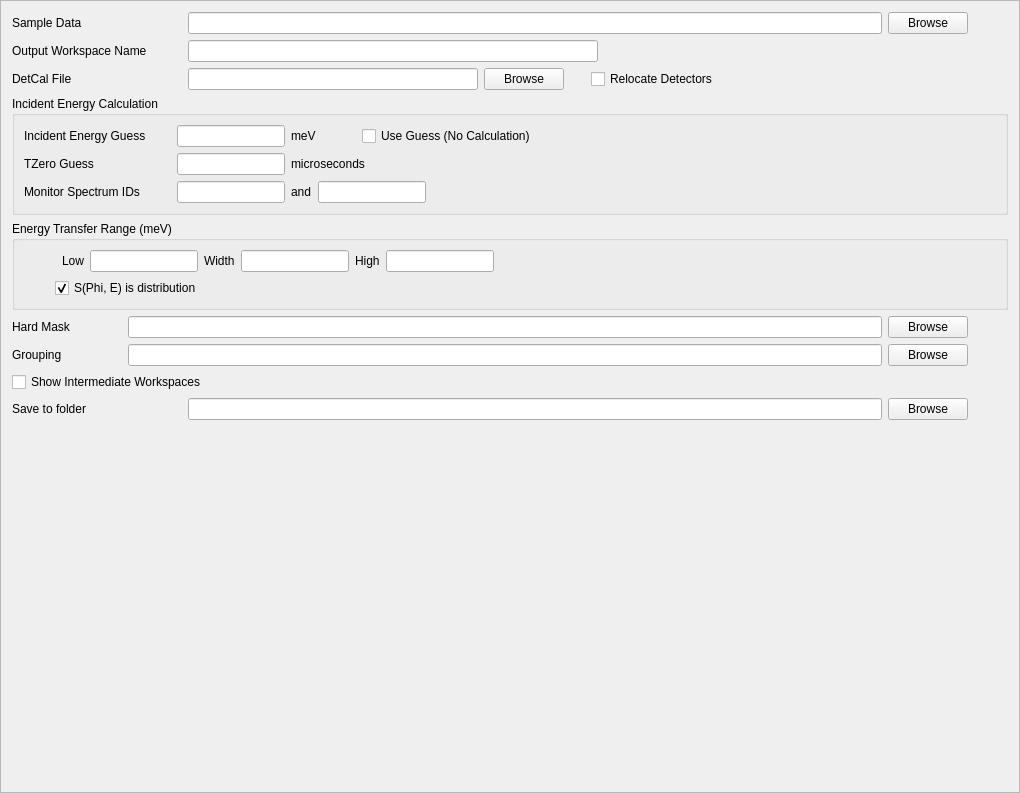
<?xml version="1.0" encoding="UTF-8"?>
<ui version="4.0">
 <class>Frame</class>
 <widget class="QFrame" name="Frame">
  <property name="geometry">
   <rect>
    <x>0</x>
    <y>0</y>
    <width>1020</width>
    <height>793</height>
   </rect>
  </property>
  <property name="windowTitle">
   <string>Frame</string>
  </property>
  <property name="frameShape">
   <enum>QFrame::StyledPanel</enum>
  </property>
  <property name="frameShadow">
   <enum>QFrame::Raised</enum>
  </property>
  <layout class="QVBoxLayout" name="verticalLayout_3">
   <item>
    <layout class="QHBoxLayout" name="horizontalLayout">
     <item>
      <widget class="QLabel" name="sample_label">
       <property name="minimumSize">
        <size>
         <width>170</width>
         <height>0</height>
        </size>
       </property>
       <property name="text">
        <string>Sample Data</string>
       </property>
      </widget>
     </item>
     <item>
      <widget class="QLineEdit" name="sample_edit">
       <property name="toolTip">
        <string>Data runs to be processed</string>
       </property>
       <property name="statusTip">
        <string>Dtata runs to be processed</string>
       </property>
      </widget>
     </item>
     <item>
      <widget class="QPushButton" name="sample_browse">
       <property name="text">
        <string>Browse</string>
       </property>
      </widget>
     </item>
     <item>
      <spacer name="horizontalSpacer">
       <property name="orientation">
        <enum>Qt::Horizontal</enum>
       </property>
       <property name="sizeType">
        <enum>QSizePolicy::Fixed</enum>
       </property>
       <property name="sizeHint" stdset="0">
        <size>
         <width>40</width>
         <height>20</height>
        </size>
       </property>
      </spacer>
     </item>
    </layout>
   </item>
   <item>
    <layout class="QHBoxLayout" name="horizontalLayout_9">
     <item>
      <widget class="QLabel" name="output_ws_label">
       <property name="minimumSize">
        <size>
         <width>170</width>
         <height>0</height>
        </size>
       </property>
       <property name="text">
        <string>Output Workspace Name</string>
       </property>
      </widget>
     </item>
     <item>
      <widget class="QLineEdit" name="output_ws_edit"/>
     </item>
     <item>
      <spacer name="horizontalSpacer_10">
       <property name="orientation">
        <enum>Qt::Horizontal</enum>
       </property>
       <property name="sizeHint" stdset="0">
        <size>
         <width>40</width>
         <height>20</height>
        </size>
       </property>
      </spacer>
     </item>
    </layout>
   </item>
   <item>
    <layout class="QHBoxLayout" name="horizontalLayout_8">
     <item>
      <widget class="QLabel" name="detcal_label">
       <property name="minimumSize">
        <size>
         <width>170</width>
         <height>0</height>
        </size>
       </property>
       <property name="text">
        <string>DetCal File</string>
       </property>
      </widget>
     </item>
     <item>
      <widget class="QLineEdit" name="detcal_edit"/>
     </item>
     <item>
      <widget class="QPushButton" name="detcal_browse">
       <property name="text">
        <string>Browse</string>
       </property>
      </widget>
     </item>
     <item>
      <widget class="QLabel" name="label_3">
       <property name="minimumSize">
        <size>
         <width>15</width>
         <height>0</height>
        </size>
       </property>
       <property name="text">
        <string/>
       </property>
      </widget>
     </item>
     <item>
      <widget class="QCheckBox" name="relocate_dets_cb">
       <property name="text">
        <string>Relocate Detectors</string>
       </property>
      </widget>
     </item>
     <item>
      <spacer name="horizontalSpacer_11">
       <property name="orientation">
        <enum>Qt::Horizontal</enum>
       </property>
       <property name="sizeHint" stdset="0">
        <size>
         <width>40</width>
         <height>20</height>
        </size>
       </property>
      </spacer>
     </item>
    </layout>
   </item>
   <item>
    <widget class="QGroupBox" name="inc_energy_gb">
     <property name="title">
      <string>Incident Energy Calculation</string>
     </property>
     <layout class="QVBoxLayout" name="verticalLayout_2">
      <item>
       <layout class="QHBoxLayout" name="horizontalLayout_10">
        <item>
         <widget class="QLabel" name="ei_guess_label">
          <property name="minimumSize">
           <size>
            <width>147</width>
            <height>0</height>
           </size>
          </property>
          <property name="text">
           <string>Incident Energy Guess</string>
          </property>
         </widget>
        </item>
        <item>
         <widget class="QLineEdit" name="ei_guess_edit">
          <property name="sizePolicy">
           <sizepolicy hsizetype="Fixed" vsizetype="Fixed">
            <horstretch>0</horstretch>
            <verstretch>0</verstretch>
           </sizepolicy>
          </property>
         </widget>
        </item>
        <item>
         <widget class="QLabel" name="ei_units_label">
          <property name="text">
           <string>meV</string>
          </property>
         </widget>
        </item>
        <item>
         <spacer name="horizontalSpacer_2">
          <property name="orientation">
           <enum>Qt::Horizontal</enum>
          </property>
          <property name="sizeType">
           <enum>QSizePolicy::Fixed</enum>
          </property>
          <property name="sizeHint" stdset="0">
           <size>
            <width>40</width>
            <height>20</height>
           </size>
          </property>
         </spacer>
        </item>
        <item>
         <widget class="QCheckBox" name="use_ei_guess_chkbox">
          <property name="text">
           <string>Use Guess (No Calculation)</string>
          </property>
         </widget>
        </item>
        <item>
         <spacer name="horizontalSpacer_3">
          <property name="orientation">
           <enum>Qt::Horizontal</enum>
          </property>
          <property name="sizeHint" stdset="0">
           <size>
            <width>40</width>
            <height>20</height>
           </size>
          </property>
         </spacer>
        </item>
       </layout>
      </item>
      <item>
       <layout class="QHBoxLayout" name="horizontalLayout_2">
        <item>
         <widget class="QLabel" name="tzero_guess_label">
          <property name="sizePolicy">
           <sizepolicy hsizetype="Preferred" vsizetype="Preferred">
            <horstretch>0</horstretch>
            <verstretch>0</verstretch>
           </sizepolicy>
          </property>
          <property name="minimumSize">
           <size>
            <width>147</width>
            <height>0</height>
           </size>
          </property>
          <property name="text">
           <string>TZero Guess</string>
          </property>
         </widget>
        </item>
        <item>
         <widget class="QLineEdit" name="tzero_guess_edit">
          <property name="sizePolicy">
           <sizepolicy hsizetype="Fixed" vsizetype="Fixed">
            <horstretch>0</horstretch>
            <verstretch>0</verstretch>
           </sizepolicy>
          </property>
          <property name="minimumSize">
           <size>
            <width>0</width>
            <height>0</height>
           </size>
          </property>
         </widget>
        </item>
        <item>
         <widget class="QLabel" name="tzero_guess_unit_label">
          <property name="text">
           <string>microseconds</string>
          </property>
         </widget>
        </item>
        <item>
         <spacer name="horizontalSpacer_8">
          <property name="orientation">
           <enum>Qt::Horizontal</enum>
          </property>
          <property name="sizeHint" stdset="0">
           <size>
            <width>40</width>
            <height>20</height>
           </size>
          </property>
         </spacer>
        </item>
       </layout>
      </item>
      <item>
       <layout class="QHBoxLayout" name="horizontalLayout_7">
        <item>
         <widget class="QLabel" name="monitor_specid_label">
          <property name="minimumSize">
           <size>
            <width>147</width>
            <height>0</height>
           </size>
          </property>
          <property name="toolTip">
           <string>Override the default monitor spectrum IDs for Ei calculation.</string>
          </property>
          <property name="text">
           <string>Monitor Spectrum IDs</string>
          </property>
         </widget>
        </item>
        <item>
         <widget class="QLineEdit" name="monitor1_specid_edit">
          <property name="sizePolicy">
           <sizepolicy hsizetype="Fixed" vsizetype="Fixed">
            <horstretch>0</horstretch>
            <verstretch>0</verstretch>
           </sizepolicy>
          </property>
          <property name="minimumSize">
           <size>
            <width>0</width>
            <height>0</height>
           </size>
          </property>
         </widget>
        </item>
        <item>
         <widget class="QLabel" name="label_2">
          <property name="text">
           <string>and</string>
          </property>
         </widget>
        </item>
        <item>
         <widget class="QLineEdit" name="monitor2_specid_edit">
          <property name="sizePolicy">
           <sizepolicy hsizetype="Fixed" vsizetype="Fixed">
            <horstretch>0</horstretch>
            <verstretch>0</verstretch>
           </sizepolicy>
          </property>
          <property name="minimumSize">
           <size>
            <width>0</width>
            <height>0</height>
           </size>
          </property>
         </widget>
        </item>
        <item>
         <spacer name="horizontalSpacer_9">
          <property name="orientation">
           <enum>Qt::Horizontal</enum>
          </property>
          <property name="sizeHint" stdset="0">
           <size>
            <width>40</width>
            <height>20</height>
           </size>
          </property>
         </spacer>
        </item>
       </layout>
      </item>
     </layout>
    </widget>
   </item>
   <item>
    <widget class="QGroupBox" name="et_range_box">
     <property name="title">
      <string>Energy Transfer Range (meV)</string>
     </property>
     <property name="checkable">
      <bool>false</bool>
     </property>
     <property name="checked">
      <bool>false</bool>
     </property>
     <layout class="QVBoxLayout" name="verticalLayout">
      <item>
       <layout class="QHBoxLayout" name="horizontalLayout_6">
        <item>
         <widget class="QLabel" name="etr_low_label">
          <property name="sizePolicy">
           <sizepolicy hsizetype="Preferred" vsizetype="Preferred">
            <horstretch>0</horstretch>
            <verstretch>0</verstretch>
           </sizepolicy>
          </property>
          <property name="minimumSize">
           <size>
            <width>60</width>
            <height>0</height>
           </size>
          </property>
          <property name="text">
           <string>Low</string>
          </property>
          <property name="alignment">
           <set>Qt::AlignRight|Qt::AlignTrailing|Qt::AlignVCenter</set>
          </property>
         </widget>
        </item>
        <item>
         <widget class="QLineEdit" name="etr_low_edit">
          <property name="sizePolicy">
           <sizepolicy hsizetype="Fixed" vsizetype="Fixed">
            <horstretch>0</horstretch>
            <verstretch>0</verstretch>
           </sizepolicy>
          </property>
          <property name="toolTip">
           <string>Minimum energy transfer in the output file</string>
          </property>
          <property name="statusTip">
           <string>Minimum energy transfer in the output file</string>
          </property>
         </widget>
        </item>
        <item>
         <widget class="QLabel" name="etr_width_label">
          <property name="text">
           <string>Width</string>
          </property>
         </widget>
        </item>
        <item>
         <widget class="QLineEdit" name="etr_width_edit">
          <property name="sizePolicy">
           <sizepolicy hsizetype="Fixed" vsizetype="Fixed">
            <horstretch>0</horstretch>
            <verstretch>0</verstretch>
           </sizepolicy>
          </property>
         </widget>
        </item>
        <item>
         <widget class="QLabel" name="etr_high_label">
          <property name="text">
           <string>High</string>
          </property>
         </widget>
        </item>
        <item>
         <widget class="QLineEdit" name="etr_high_edit">
          <property name="sizePolicy">
           <sizepolicy hsizetype="Fixed" vsizetype="Fixed">
            <horstretch>0</horstretch>
            <verstretch>0</verstretch>
           </sizepolicy>
          </property>
          <property name="toolTip">
           <string>Maximum energy transfer in the output file</string>
          </property>
          <property name="statusTip">
           <string>Maximum energy transfer in the output file</string>
          </property>
         </widget>
        </item>
        <item>
         <spacer name="horizontalSpacer_6">
          <property name="orientation">
           <enum>Qt::Horizontal</enum>
          </property>
          <property name="sizeHint" stdset="0">
           <size>
            <width>40</width>
            <height>20</height>
           </size>
          </property>
         </spacer>
        </item>
       </layout>
      </item>
      <item>
       <layout class="QHBoxLayout" name="horizontalLayout_3">
        <item>
         <widget class="QLabel" name="label">
          <property name="minimumSize">
           <size>
            <width>25</width>
            <height>0</height>
           </size>
          </property>
          <property name="text">
           <string/>
          </property>
         </widget>
        </item>
        <item>
         <widget class="QCheckBox" name="et_is_distribution_cb">
          <property name="text">
           <string>S(Phi, E) is distribution</string>
          </property>
          <property name="checked">
           <bool>true</bool>
          </property>
         </widget>
        </item>
        <item>
         <spacer name="horizontalSpacer_7">
          <property name="orientation">
           <enum>Qt::Horizontal</enum>
          </property>
          <property name="sizeHint" stdset="0">
           <size>
            <width>40</width>
            <height>20</height>
           </size>
          </property>
         </spacer>
        </item>
       </layout>
      </item>
     </layout>
    </widget>
   </item>
   <item>
    <layout class="QHBoxLayout" name="horizontalLayout_4">
     <item>
      <widget class="QLabel" name="hardmask_label">
       <property name="minimumSize">
        <size>
         <width>110</width>
         <height>0</height>
        </size>
       </property>
       <property name="text">
        <string>Hard Mask</string>
       </property>
      </widget>
     </item>
     <item>
      <widget class="QLineEdit" name="hardmask_edit">
       <property name="toolTip">
        <string>Name of the hard mask file</string>
       </property>
       <property name="statusTip">
        <string>Name of the hard mask file</string>
       </property>
      </widget>
     </item>
     <item>
      <widget class="QPushButton" name="hardmask_browse">
       <property name="text">
        <string>Browse</string>
       </property>
      </widget>
     </item>
     <item>
      <spacer name="horizontalSpacer_4">
       <property name="orientation">
        <enum>Qt::Horizontal</enum>
       </property>
       <property name="sizeType">
        <enum>QSizePolicy::Fixed</enum>
       </property>
       <property name="sizeHint" stdset="0">
        <size>
         <width>40</width>
         <height>20</height>
        </size>
       </property>
      </spacer>
     </item>
    </layout>
   </item>
   <item>
    <layout class="QHBoxLayout" name="horizontalLayout_5">
     <item>
      <widget class="QLabel" name="grouping_label">
       <property name="minimumSize">
        <size>
         <width>110</width>
         <height>0</height>
        </size>
       </property>
       <property name="text">
        <string>Grouping</string>
       </property>
      </widget>
     </item>
     <item>
      <widget class="QLineEdit" name="grouping_edit">
       <property name="toolTip">
        <string>Name of the grouping file</string>
       </property>
       <property name="statusTip">
        <string>Name of the grouping file</string>
       </property>
      </widget>
     </item>
     <item>
      <widget class="QPushButton" name="grouping_browse">
       <property name="text">
        <string>Browse</string>
       </property>
      </widget>
     </item>
     <item>
      <spacer name="horizontalSpacer_5">
       <property name="orientation">
        <enum>Qt::Horizontal</enum>
       </property>
       <property name="sizeType">
        <enum>QSizePolicy::Fixed</enum>
       </property>
       <property name="sizeHint" stdset="0">
        <size>
         <width>40</width>
         <height>20</height>
        </size>
       </property>
      </spacer>
     </item>
    </layout>
   </item>
   <item>
    <layout class="QHBoxLayout" name="horizontalLayout_11">
     <item>
      <widget class="QCheckBox" name="show_workspaces_cb">
       <property name="text">
        <string>Show Intermediate Workspaces</string>
       </property>
      </widget>
     </item>
     <item>
      <spacer name="horizontalSpacer_12">
       <property name="orientation">
        <enum>Qt::Horizontal</enum>
       </property>
       <property name="sizeHint" stdset="0">
        <size>
         <width>40</width>
         <height>20</height>
        </size>
       </property>
      </spacer>
     </item>
    </layout>
   </item>
   <item>
    <layout class="QHBoxLayout" name="horizontalLayout_13" stretch="0,0,0,0">
     <property name="sizeConstraint">
      <enum>QLayout::SetDefaultConstraint</enum>
     </property>
     <property name="bottomMargin">
      <number>0</number>
     </property>
     <item>
      <widget class="QLabel" name="savedir_label">
       <property name="minimumSize">
        <size>
         <width>170</width>
         <height>0</height>
        </size>
       </property>
       <property name="text">
        <string>Save to folder</string>
       </property>
      </widget>
     </item>
     <item>
      <widget class="QLineEdit" name="savedir_edit">
       <property name="toolTip">
        <string>Folder where output data is going to be saved</string>
       </property>
       <property name="statusTip">
        <string>Folder where output data is going to be saved</string>
       </property>
      </widget>
     </item>
     <item>
      <widget class="QPushButton" name="savedir_browse">
       <property name="text">
        <string>Browse</string>
       </property>
      </widget>
     </item>
     <item>
      <spacer name="horizontalSpacer_13">
       <property name="orientation">
        <enum>Qt::Horizontal</enum>
       </property>
       <property name="sizeType">
        <enum>QSizePolicy::Fixed</enum>
       </property>
       <property name="sizeHint" stdset="0">
        <size>
         <width>40</width>
         <height>20</height>
        </size>
       </property>
      </spacer>
     </item>
    </layout>
   </item>
   <item>
    <spacer name="verticalSpacer">
     <property name="orientation">
      <enum>Qt::Vertical</enum>
     </property>
     <property name="sizeHint" stdset="0">
      <size>
       <width>20</width>
       <height>40</height>
      </size>
     </property>
    </spacer>
   </item>
  </layout>
 </widget>
 <resources/>
 <connections/>
</ui>
